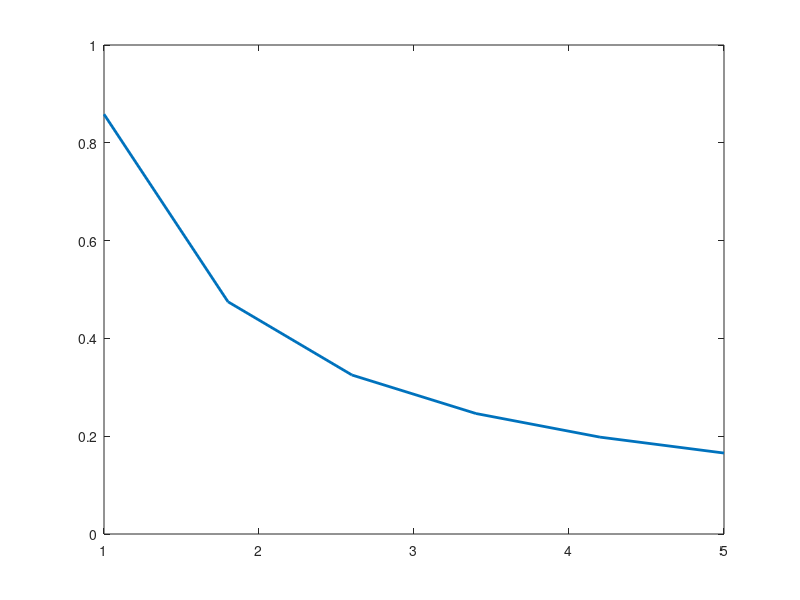

MATLAB code to generate this figure:
%%
%     Curso do canal ExataMenteS
%     Aula 21 - Calculo de Pi Utilizando Serie de Lebniz
%     Se inscreva no canal e nos ajude a crescer <3
%     Vamos melhorar o Brasil atraves da tecnologia :)
%     https://www.youtube.com/channel/UCZyFebN0_gF2yy5fhVhlXtA
%     Instrutor: Joao Pinheiro
%%

% Inserir um texto para o usuario
% Deixar que ele escolha o numero de interacoes
% Procure por 'input' no help do MATLAB
texto = 'Digite o numero de interacoes: ';
int = input(texto);

% Calculo de Pi pela Serie de Leibniz
% Bonus
% Vamos comparar o nosso 'p' com o 'pi' do MATLAB
% Plot um gráfico do erro ( diferenca entre os 2 ) pelo numero de int

p = 0;               % Valor inicial de Pi
erro = zeros(int,1); % Vetor do erro
for i = 0:int
    
    p = p +  4 * ( (-1)^(i) / (2*i + 1) ); % Calculo pela Serie
    erro(i+1,1) = abs ( pi - p );          % Calculo do erro
    
end

% Plot do erro
plot(linspace(1,int,int+1), erro, 'linew',2);
